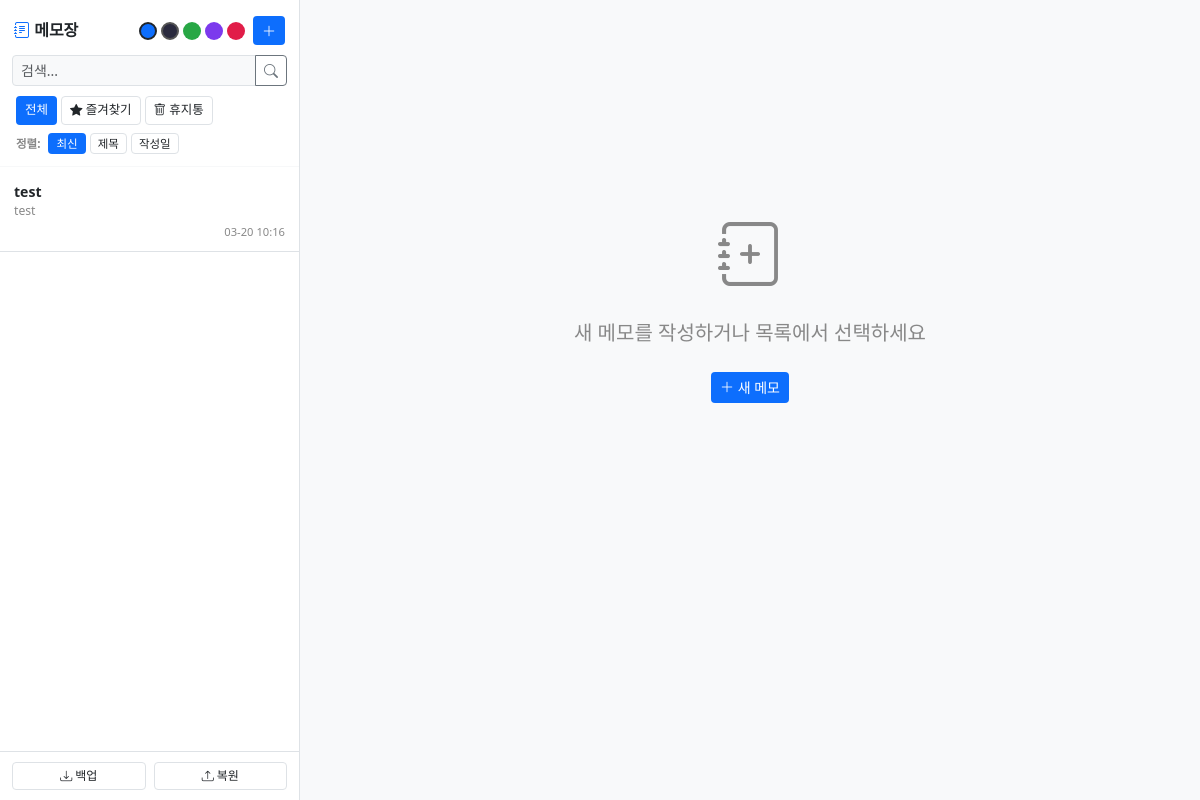
Before: / with the older database file.
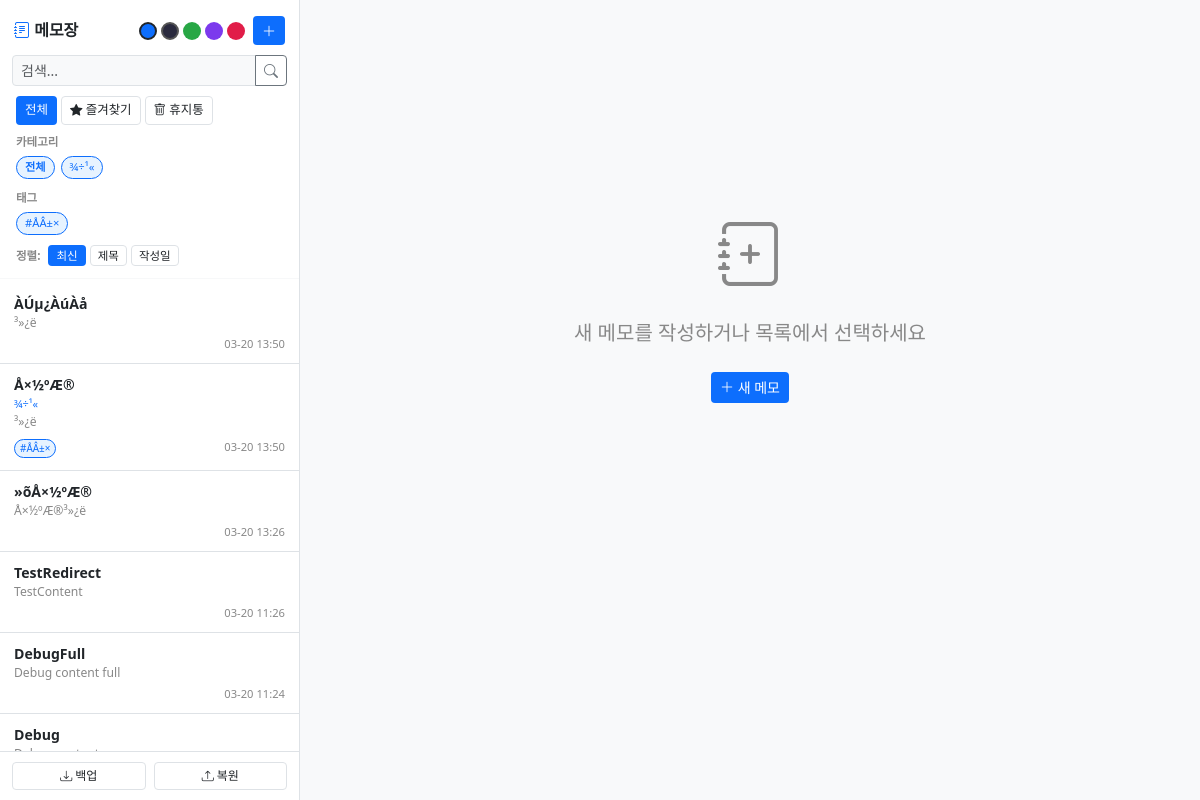
After: the same page with the newer database file.
### models.py (models this page shows)
class Memo(Base):
    __tablename__ = "memos"
    id = Column(Integer, primary_key=True, index=True)
    title = Column(String(200), nullable=False)
    content = Column(Text, nullable=False)
    tags = Column(String(500), default="")
    category = Column(String(100), default="")
    color = Column(String(20), default="")
    is_favorite = Column(Boolean, default=False)
    is_pinned = Column(Boolean, default=False)
    is_deleted = Column(Boolean, default=False)
    deleted_at = Column(DateTime, nullable=True)
    created_at = Column(DateTime, default=datetime.now)
    updated_at = Column(DateTime, default=datetime.now, onupdate=datetime.now)

### main.py (the view)
@app.get("/", response_class=HTMLResponse)
def index(request: Request, search: str = "", tag: str = "", category: str = "",
          favorite: str = "", sort: str = "updated", db: Session = Depends(get_db)):
    query = db.query(models.Memo).filter(models.Memo.is_deleted == False)
    if search:
        query = query.filter(or_(
            models.Memo.title.contains(search),
            models.Memo.content.contains(search),
            models.Memo.tags.contains(search)
        ))
    if tag: query = query.filter(models.Memo.tags.contains(tag))
    if category: query = query.filter(models.Memo.category == category)
    if favorite == "1": query = query.filter(models.Memo.is_favorite == True)
    if sort == "title":
        memos = query.order_by(models.Memo.is_pinned.desc(), models.Memo.title.asc()).all()
    elif sort == "created":
        memos = query.order_by(models.Memo.is_pinned.desc(), models.Memo.created_at.desc()).all()
    else:
        memos = query.order_by(models.Memo.is_pinned.desc(), models.Memo.is_favorite.desc(), models.Memo.updated_at.desc()).all()
    all_tags, all_categories, trash_count = get_sidebar_data(db)
    return templates.TemplateResponse("index.html", {
        "request": request, "memos": memos, "search": search,
        "selected_tag": tag, "selected_category": category,
        "favorite_filter": favorite, "sort": sort,
        "all_tags": all_tags, "all_categories": all_categories, "trash_count": trash_count
    })

### templates/index.html (shortened to what this page needs)
<!DOCTYPE html>
<html lang="ko">
<head>
<link href="https://cdn.jsdelivr.net/npm/bootstrap@5.3.0/dist/css/bootstrap.min.css" rel="stylesheet">
<link href="https://cdn.jsdelivr.net/npm/bootstrap-icons@1.10.0/font/bootstrap-icons.css" rel="stylesheet">
</head>
<body>
<div class="sidebar">
  <div style="padding:16px 14px 10px; flex-shrink:0;">
    <div class="d-flex justify-content-between align-items-center">
      <h6 class="mb-0 fw-bold"><i class="bi bi-journal-text" style="color:var(--primary)"></i> 메모장</h6>
      <div class="d-flex align-items-center gap-1">
        <span class="theme-dot" data-theme="default" style="background:#0d6efd" title="기본" onclick="setTheme('default')"></span>
        <span class="theme-dot" data-theme="dark" style="background:#2a2a3e;border:2px solid #555" title="다크" onclick="setTheme('dark')"></span>
        <span class="theme-dot" data-theme="green" style="background:#28a745" title="그린" onclick="setTheme('green')"></span>
        <span class="theme-dot" data-theme="purple" style="background:#7c3aed" title="퍼플" onclick="setTheme('purple')"></span>
        <span class="theme-dot" data-theme="rose" style="background:#e11d48" title="로즈" onclick="setTheme('rose')"></span>
        <a href="/memo/new" class="btn btn-sm ms-1" style="background:var(--primary);color:#fff;padding:3px 8px;"><i class="bi bi-plus-lg"></i></a>
      </div>
    </div>
  </div>
  <div style="padding:0 12px 10px; flex-shrink:0;">
    <form method="get" action="/">
      <div class="input-group input-group-sm">
        <input type="text" name="search" class="form-control" placeholder="검색..." value="{{ search or '' }}" style="background:var(--body-bg);color:var(--text);border-color:var(--border);">
        <button class="btn btn-outline-secondary" type="submit"><i class="bi bi-search"></i></button>
      </div>
    </form>
  </div>
  <div class="sidebar-scroll">
    {% if trash_mode is not defined or not trash_mode %}
    <div class="px-3 pb-2 d-flex gap-1 flex-wrap">
      <a href="/?" class="btn btn-sm" style="font-size:.78rem;{% if not favorite_filter and not selected_tag and not selected_category %}background:var(--primary);color:#fff;{% else %}border:1px solid var(--border);color:var(--text);{% endif %}">전체</a>
      <a href="/?favorite=1" class="btn btn-sm" style="font-size:.78rem;{% if favorite_filter == '1' %}background:#ffc107;color:#000;border-color:#ffc107;{% else %}border:1px solid var(--border);color:var(--text);{% endif %}"><i class="bi bi-star-fill"></i> 즐겨찾기</a>
      <a href="/trash" class="btn btn-sm" style="font-size:.78rem;border:1px solid var(--border);color:var(--text);">
        <i class="bi bi-trash"></i> 휴지통{% if trash_count %}<span class="badge bg-danger ms-1" style="font-size:.6rem;">{{ trash_count }}</span>{% endif %}
      </a>
    </div>
    {% if all_categories %}
    <div class="px-3 pb-2">
      <div class="section-label">카테고리</div>
      <div class="d-flex flex-wrap gap-1">
        <a href="/?" class="tag-badge text-decoration-none {% if not selected_category %}fw-bold{% endif %}" style="font-size:.7rem;">전체</a>
        {% for c in all_categories %}
        <a href="/?category={{ c | urlencode }}" class="tag-badge text-decoration-none " style="font-size:.7rem;">{{ c }}</a>
        {% endfor %}
      </div>
    </div>
    {% endif %}
    {% if all_tags %}
    <div class="px-3 pb-2">
      <div class="section-label">태그</div>
      <div class="d-flex flex-wrap gap-1">
        {% for t in all_tags %}
        <a href="/?tag={{ t | urlencode }}" class="tag-badge text-decoration-none " style="font-size:.7rem;">#{{ t }}</a>
        {% endfor %}
      </div>
    </div>
    {% endif %}
    <div class="px-3 pb-2 d-flex align-items-center gap-1">
      <span class="section-label mb-0 me-1">정렬:</span>
      <a href="/?sort=updated" class="btn btn-sm" style="font-size:.72rem;padding:1px 7px;{% if sort == 'updated' or not sort %}background:var(--primary);color:#fff;{% else %}border:1px solid var(--border);color:var(--text);{% endif %}">최신</a>
      <a href="/?sort=title" class="btn btn-sm" style="font-size:.72rem;padding:1px 7px;{% if sort == 'title' %}background:var(--primary);color:#fff;{% else %}border:1px solid var(--border);color:var(--text);{% endif %}">제목</a>
      <a href="/?sort=created" class="btn btn-sm" style="font-size:.72rem;padding:1px 7px;{% if sort == 'created' %}background:var(--primary);color:#fff;{% else %}border:1px solid var(--border);color:var(--text);{% endif %}">작성일</a>
    </div>
    {% endif %}
    <hr class="sidebar-divider">
    {% if memos %}
      {% for m in memos %}
      <a href="/memo/{{ m.id }}" class="text-decoration-none">
        <div class="memo-item {% if memo is defined and memo and memo.id == m.id %}active{% endif %}"
             {% if m.color %}style="border-left:3px solid {{ m.color }};"{% endif %}>
          <div class="d-flex align-items-center gap-1">
            <div class="memo-title flex-grow-1">{{ m.title }}</div>
          </div>
          {% if m.category %}<div style="font-size:.68rem;color:var(--primary);margin-top:1px;">{{ m.category }}</div>{% endif %}
          <div class="memo-preview">{{ m.content[:50] }}</div>
          <div class="d-flex justify-content-between align-items-center mt-1">
            <div>{% if m.tags %}{% for t in m.tags.split(',') %}{% if t.strip() %}<span class="tag-badge" style="font-size:.62rem;padding:1px 5px;">#{{ t.strip() }}</span>{% endif %}{% endfor %}{% endif %}</div>
            <div class="memo-date">
              {% if trash_mode is defined and trash_mode and m.deleted_at %}{{ m.deleted_at.strftime('%m-%d') }}
              {% else %}{{ m.updated_at.strftime('%m-%d %H:%M') }}{% endif %}
            </div>
          </div>
        </div>
      </a>
      {% endfor %}
    {% endif %}
  </div>
  <div class="sidebar-footer d-flex gap-2">
    <a href="/backup" class="btn btn-sm flex-fill" style="font-size:.75rem;border:1px solid var(--border);color:var(--text);" title="전체 메모 JSON 백업"><i class="bi bi-download"></i> 백업</a>
    <label class="btn btn-sm flex-fill mb-0" style="font-size:.75rem;border:1px solid var(--border);color:var(--text);cursor:pointer;" title="백업 파일 복원">
      <i class="bi bi-upload"></i> 복원
    </label>
  </div>
</div>
<div class="main-content">
  {% set COLORS = ['#ff6b6b','#ff922b','#ffd43b','#51cf66','#339af0','#cc5de8'] %}
  {% if mode is defined and mode == "new" %}
  <div class="editor-area" id="editorArea">
    <form method="post" action="/memo" id="memoForm">
      <div class="d-flex justify-content-between align-items-center flex-wrap gap-2 mb-3">
        <div class="d-flex align-items-center gap-2">
          <div class="d-flex gap-1">
            <span class="color-dot selected" data-color="" style="background:var(--body-bg);border:2px solid var(--border);" title="색상 없음" onclick="setColor(this,'')"></span>
            {% for c in COLORS %}<span class="color-dot" data-color="{{ c }}" style="background:{{ c }}" onclick="setColor(this,'{{ c }}')"></span>{% endfor %}
          </div>
          <input type="hidden" name="color" id="colorInput" value="">
        </div>
        <div class="d-flex gap-1 flex-wrap">
          <button type="button" class="toolbar-btn" onclick="decreaseFontSize()" title="글자 작게">A-</button>
          <button type="button" class="toolbar-btn" onclick="increaseFontSize()" title="글자 크게">A+</button>
          <button type="button" class="toolbar-btn" id="mdToggleBtn" onclick="toggleMarkdown()"><i class="bi bi-eye"></i> MD</button>
          <button type="button" class="toolbar-btn" onclick="toggleFullscreen()"><i class="bi bi-fullscreen"></i></button>
        </div>
      </div>
      <input type="text" name="title" class="title-input mb-3" placeholder="제목을 입력하세요" required autofocus oninput="updateCounter()">
      <div class="d-flex gap-2 mb-2 flex-wrap">
        <input type="text" name="category" list="categoryList" class="form-control form-control-sm" placeholder="카테고리" style="width:140px;background:var(--body-bg);color:var(--text);border-color:var(--border);font-size:.82rem;">
        <datalist id="categoryList">{% if all_categories %}{% for c in all_categories %}<option value="{{ c }}">{% endfor %}{% endif %}</datalist>
        <input type="text" name="tags" class="form-control form-control-sm flex-grow-1" placeholder="태그 (쉼표 구분)" style="background:var(--body-bg);color:var(--text);border-color:var(--border);font-size:.82rem;">
      </div>
      {% if all_tags %}<div class="mb-2">{% for t in all_tags %}<span class="tag-badge" onclick="addTag('{{ t }}')">+#{{ t }}</span>{% endfor %}</div>{% endif %}
      <hr style="border-color:var(--border);">
      <textarea name="content" class="editor-textarea" rows="18" placeholder="내용을 입력하세요... (마크다운 지원)" required oninput="updateCounter()"></textarea>
      <div class="md-preview" id="mdPreview"></div>
      <div class="d-flex justify-content-between align-items-center mt-3 flex-wrap gap-2">
        <div class="d-flex gap-2">
          <button type="submit" class="btn btn-sm" style="background:var(--primary);color:#fff;"><i class="bi bi-save"></i> 저장</button>
          <a href="/" class="btn btn-sm btn-outline-secondary">취소</a>
        </div>
        <span id="counterDisplay" style="font-size:.72rem;color:var(--text-muted);"></span>
      </div>
    </form>
  </div>
  {% else %}
  <div class="empty-state">
    {% if trash_mode is defined and trash_mode %}
    <i class="bi bi-trash" style="font-size:4rem;"></i>
    <p class="mt-3 fs-5">휴지통이 비어있거나 메모를 선택하세요</p>
    <a href="/" class="btn btn-sm mt-2 btn-outline-secondary">← 돌아가기</a>
    {% else %}
    <i class="bi bi-journal-plus" style="font-size:4rem;"></i>
    <p class="mt-3 fs-5">새 메모를 작성하거나 목록에서 선택하세요</p>
    <a href="/memo/new" class="btn btn-sm mt-2" style="background:var(--primary);color:#fff;"><i class="bi bi-plus-lg"></i> 새 메모</a>
    {% endif %}
  </div>
  {% endif %}
</div>
</body>
</html>

### templates/index.html (style rules this page uses)
:root { --primary:#0d6efd; --primary-light:#e7f3ff; --sidebar-bg:#fff; --body-bg:#f8f9fa; --card-bg:#fff; --text:#212529; --text-muted:#888; --border:#dee2e6; --memo-hover:#f8f9fa; --active-border:#0d6efd; --fs:15px; }
[data-theme="dark"] { --primary:#4d94ff; --primary-light:#1a2a4a; --sidebar-bg:#1e1e2e; --body-bg:#13131f; --card-bg:#1e1e2e; --text:#e0e0e0; --text-muted:#888; --border:#333355; --memo-hover:#252540; --active-border:#4d94ff; }
[data-theme="green"] { --primary:#28a745; --primary-light:#e8f5e9; --sidebar-bg:#f0faf0; --body-bg:#e8f5e9; --card-bg:#fff; --text:#1a3a1a; --text-muted:#6a8a6a; --border:#c8e6c9; --memo-hover:#f0faf0; --active-border:#28a745; }
[data-theme="purple"] { --primary:#7c3aed; --primary-light:#ede9fe; --sidebar-bg:#faf5ff; --body-bg:#f3eeff; --card-bg:#fff; --text:#2d1b69; --text-muted:#7c6a9a; --border:#ddd6fe; --memo-hover:#f5f0ff; --active-border:#7c3aed; }
[data-theme="rose"] { --primary:#e11d48; --primary-light:#fff1f2; --sidebar-bg:#fff5f7; --body-bg:#fff1f2; --card-bg:#fff; --text:#4c0519; --text-muted:#9f4a60; --border:#fecdd3; --memo-hover:#fff5f7; --active-border:#e11d48; }
body { background:var(--body-bg); color:var(--text); font-size:var(--fs); transition:background .3s,color .3s; }
.sidebar { height:100vh; position:fixed; left:0; top:0; width:300px; background:var(--sidebar-bg); border-right:1px solid var(--border); overflow-y:auto; z-index:100; transition:background .3s,transform .3s; display:flex; flex-direction:column; }
.sidebar-scroll { flex:1; overflow-y:auto; min-height:0; }
.sidebar-footer { padding:10px 12px; border-top:1px solid var(--border); flex-shrink:0; }
.main-content { margin-left:300px; padding:24px; min-height:100vh; }
.memo-item { padding:10px 14px; border-bottom:1px solid var(--border); cursor:pointer; transition:background .15s; }
.memo-title { font-weight:600; font-size:.88rem; white-space:nowrap; overflow:hidden; text-overflow:ellipsis; color:var(--text); }
.memo-preview { font-size:.76rem; color:var(--text-muted); white-space:nowrap; overflow:hidden; text-overflow:ellipsis; }
.memo-date { font-size:.7rem; color:var(--text-muted); }
.empty-state { display:flex; flex-direction:column; align-items:center; justify-content:center; min-height:70vh; color:var(--text-muted); }
.tag-badge { font-size:.72rem; padding:2px 8px; border-radius:12px; background:var(--primary-light); color:var(--primary); cursor:pointer; border:1px solid var(--primary); display:inline-block; margin:2px 2px 2px 0; }
.theme-dot { width:18px; height:18px; border-radius:50%; display:inline-block; cursor:pointer; border:2px solid transparent; transition:transform .15s; }
.theme-dot.active { border-color:var(--text); }
.sidebar-divider { border-color:var(--border); margin:4px 0; }
.section-label { font-size:.72rem; color:var(--text-muted); font-weight:600; margin-bottom:4px; }

Changed rows visible on the page:
removed Memo: title "test", content "test", updated_at "03-20 10:16", shown under "메모장"
added Memo: category "¾÷¹«", tags "ÅÂ±×", title "Å×½ºÆ®", content "³»¿ë", strip "ÅÂ±×", updated_at "03-20 13:50"
added Memo: title "ÀÚµ¿ÀúÀå", content "³»¿ë", updated_at "03-20 13:50"
added Memo: title "»õÅ×½ºÆ®", content "Å×½ºÆ®³»¿ë", updated_at "03-20 13:26"
added Memo: title "TestRedirect", content "TestContent", updated_at "03-20 11:26"
added Memo: title "DebugFull", content "Debug content full", updated_at "03-20 11:24"
added Memo: title "Debug"
Other visible differences:
text now shown: "카테고리 전체 태그"
